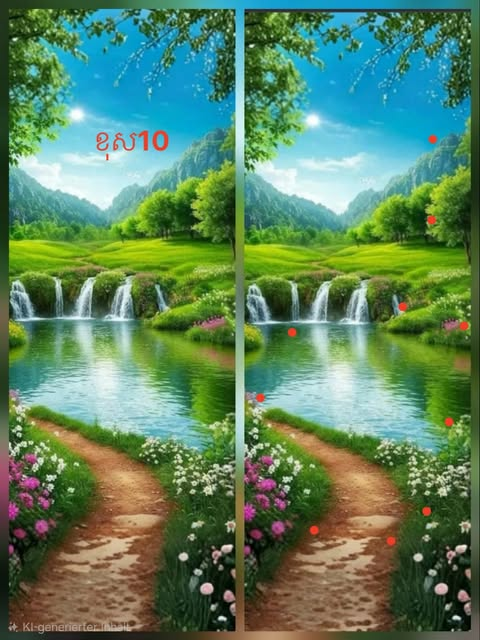
#> input picture spot_the_difference/validation_dataset/answer_03.jpg, 480 x 640 px, given in place of validation_dataset, which was not available
$ python simple_diff.py validation_dataset
#> lines starting #> are read from the running program, lines starting #| are printed output that depends on the picture; pictures that were not available may be replaced by others from this repository, and a replacement may not be noted
#!/usr/bin/env python3
"""
simple_diff.py
--------------
Automatic spot-the-difference detector.
Robust alignment is the entire focus.
"""

import sys
import argparse
import warnings
import random
import os
import re
import cv2
import numpy as np
from skimage.metrics import structural_similarity as ssim
from PIL import Image, ImageDraw, ImageFont
from pathlib import Path

warnings.filterwarnings("ignore")


# ─────────────────────────────────────────────────────────────────────────────
#  TUNING CONSTANTS
# ─────────────────────────────────────────────────────────────────────────────

MAX_WARP_SCALE       = 3.0
SAME_RATIO_TOL       = 0.03
ECC_MAX_DIM          = 400
ECC_MAX_ITER         = 150
ECC_EPS              = 1e-5

NUM_CELL_PAD         = 4
NUM_MIN_COLS         = 3
NUM_MIN_ROWS         = 3

HUE_FIXED_THRESH     = 30    # degrees — hue arc above this fires
HUE_SAT_MIN          = 30    # ignore pixels below this saturation
HUE_DILATE_KSIZE     = 9     # smaller kernel prevents blob fusion
HUE_SCORE_WEIGHT     = 0.5
MAX_BLOB_RADIUS_FRAC = 0.25
MERGE_RADIUS         = 55    # tighter merging
LOW_DELTA_FRAC       = 0.40
CIRCLE_PAD           = 6     # tighter circles


# ─────────────────────────────────────────────────────────────────────────────
#  FONTS
# ─────────────────────────────────────────────────────────────────────────────

_KHMER_FONT_CANDIDATES = [
    "/usr/share/fonts/truetype/noto/NotoSansKhmer-Bold.ttf",
    "/usr/share/fonts/truetype/noto/NotoSerifKhmer-Bold.ttf",
    "/usr/share/fonts/truetype/noto/NotoSansKhmer-Regular.ttf",
    "/usr/share/fonts/truetype/noto/NotoSerifKhmer-Regular.ttf",
    "C:/Windows/Fonts/NotoSansKhmer-Bold.ttf",
    "C:/Windows/Fonts/NotoSansKhmer-Regular.ttf",
    "C:/Windows/Fonts/NotoSerifKhmer-Bold.ttf",
    "C:/Windows/Fonts/NotoSerifKhmer-Regular.ttf",
    "/Library/Fonts/NotoSansKhmer-Bold.ttf",
    "/Library/Fonts/NotoSansKhmer-Regular.ttf",
    os.path.expanduser("~/Library/Fonts/NotoSansKhmer-Bold.ttf"),
    os.path.expanduser("~/Library/Fonts/NotoSansKhmer[wdth,wght].ttf"),
    "/usr/local/share/fonts/NotoSansKhmer-Bold.ttf",
    os.path.expanduser("~/.fonts/NotoSansKhmer-Bold.ttf"),
    os.path.expanduser("~/.local/share/fonts/NotoSansKhmer-Bold.ttf"),
]

_AVAILABLE_KHMER_FONTS = [p for p in _KHMER_FONT_CANDIDATES if os.path.exists(p)]

if not _AVAILABLE_KHMER_FONTS:
    print(
        "[WARN] No Khmer fonts found. Khmer text will fall back to the default font.\n"
        "       Linux : sudo apt install fonts-noto-core\n"
        "       macOS : brew install font-noto-sans-khmer"
    )

_LATIN_FONT = next((p for p in [
    "/usr/share/fonts/truetype/liberation/LiberationSans-Bold.ttf",
    "/usr/share/fonts/truetype/dejavu/DejaVuSans-Bold.ttf",
    "C:/Windows/Fonts/arialbd.ttf",
    "/Library/Fonts/Arial Bold.ttf",
] if os.path.exists(p)), None)


def pick_random_khmer_font(size: int):
    import PIL.Image as _PILImg, PIL.ImageDraw as _PILDraw
    test_text = "រកឃើញភាពខុសគ្នា ០១២៣៤៥៦៧៨៩ កន្លែង ចម្លើយពីក្មួយ និរន្ត"
    candidates = list(_AVAILABLE_KHMER_FONTS)
    random.shuffle(candidates)
    for path in candidates:
        try:
            f  = ImageFont.truetype(path, size)
            _d = _PILDraw.Draw(_PILImg.new("RGB", (800, 100)))
            _d.textbbox((0, 0), test_text, font=f)
            _d.text((0, 0), test_text, font=f, fill=(0, 0, 0))
            return f, path
        except Exception:
            continue
    return ImageFont.load_default(), "default"


# ─────────────────────────────────────────────────────────────────────────────
#  1.  IMAGE I/O
# ─────────────────────────────────────────────────────────────────────────────

def load_bgr(path: str) -> np.ndarray:
#> called with path = 'validation_dataset'
    return cv2.cvtColor(np.array(Image.open(path).convert("RGB")), cv2.COLOR_RGB2BGR)


def auto_slice(img: np.ndarray):
    h, w = img.shape[:2]

    # 1. Search Horizontal Cuts in [0.45 * h, 0.55 * h]
    lo_y, hi_y = int(h * 0.45), int(h * 0.55)
    best_score_h = -1.0
    best_sep_h = -1
    best_a_h, best_b_h = None, None
    best_astart_h, best_bstart_h = 0, 0

    for sep in range(lo_y, hi_y):
        a, b = img[:sep], img[sep:]
        min_h = min(a.shape[0], b.shape[0])
        a_crop = a[-min_h:]
        b_crop = b[:min_h]
        score = _ssim(a_crop, b_crop)
        if score > best_score_h:
            best_score_h = score
            best_sep_h = sep
            best_a_h, best_b_h = a_crop, b_crop
            best_astart_h = sep - min_h
            best_bstart_h = sep
#> this loop made 64 passes
#> (score, best_score_h) on passes 1, 2, 5, 6: (0.217, 0.217), (0.218, 0.218), (0.219, 0.219), (0.22, 0.22)
#> pass 1, in _ssim, `ga = _gray(cv2.resize(a, (512, 512)))`:
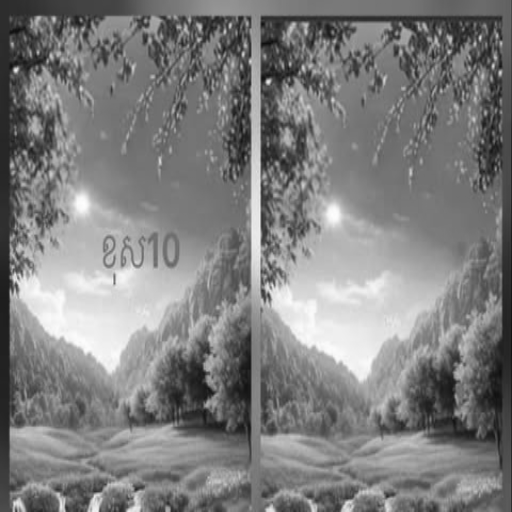
#> ga: shape (512, 512); min 12, max 254, mean 126.8
#> after the loop:
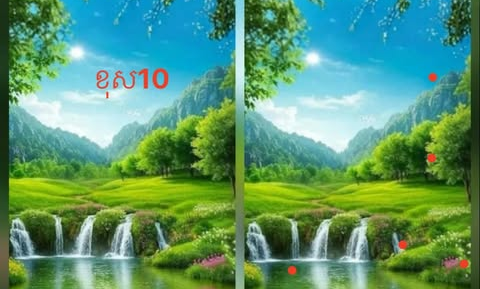
#> a_crop: shape (289, 480, 3); mean B, G, R 111.3, 150.3, 91.1
#> after the loop:
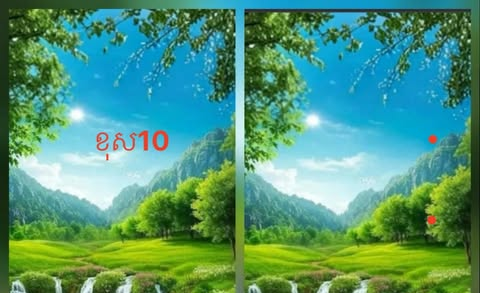
#> best_a_h: shape (293, 480, 3); mean B, G, R 119.3, 150.5, 82
#> after the loop:
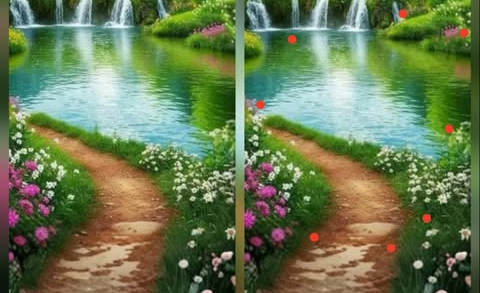
#> best_b_h: shape (293, 480, 3); mean B, G, R 81.6, 121.8, 105.2
#> after the loop, best_astart_h = 0; best_bstart_h = 293; best_score_h = 0.22; best_sep_h = 293

    # 2. Search Vertical Cuts in [0.45 * w, 0.55 * w]
    lo_x, hi_x = int(w * 0.45), int(w * 0.55)
    best_score_v = -1.0
    best_sep_v = -1
    best_a_v, best_b_v = None, None
    best_astart_v, best_bstart_v = 0, 0

    for sep in range(lo_x, hi_x):
        a, b = img[:, :sep], img[:, sep:]
        min_w = min(a.shape[1], b.shape[1])
        a_crop = a[:, -min_w:]
        b_crop = b[:, :min_w]
        score = _ssim(a_crop, b_crop)
        if score > best_score_v:
            best_score_v = score
            best_sep_v = sep
            best_a_v, best_b_v = a_crop, b_crop
            best_astart_v = sep - min_w
            best_bstart_v = sep
#> this loop made 48 passes
#> (score, best_score_v) on passes 1 to 8: (0.243, 0.243), (0.245, 0.245), (0.249, 0.249), (0.253, 0.253), (0.255, 0.255), (0.258, 0.258), (0.263, 0.263), (0.268, 0.268)
#> pass 1, in auto_slice, `a, b = img[:, :sep], img[:, sep:]`:
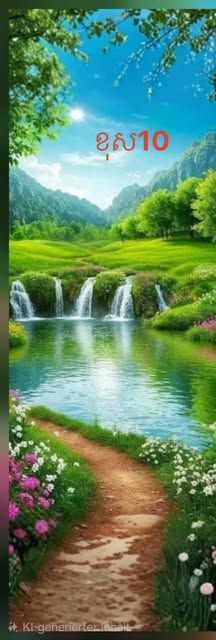
#> a: shape (640, 216, 3); mean B, G, R 99.1, 133.2, 95.7
#> pass 1, in auto_slice, `a, b = img[:, :sep], img[:, sep:]`:
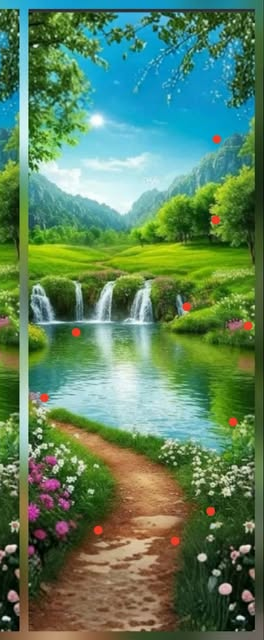
#> b: shape (640, 264, 3); mean B, G, R 94.5, 129.5, 91.3
#> pass 1, in auto_slice, `b_crop = b[:, :min_w]`:
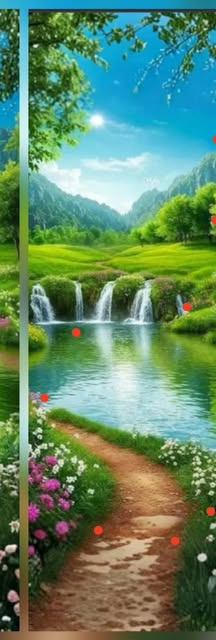
#> b_crop: shape (640, 216, 3); mean B, G, R 102, 135.2, 97.1
#> (the rest of the program and of its run is left out)
